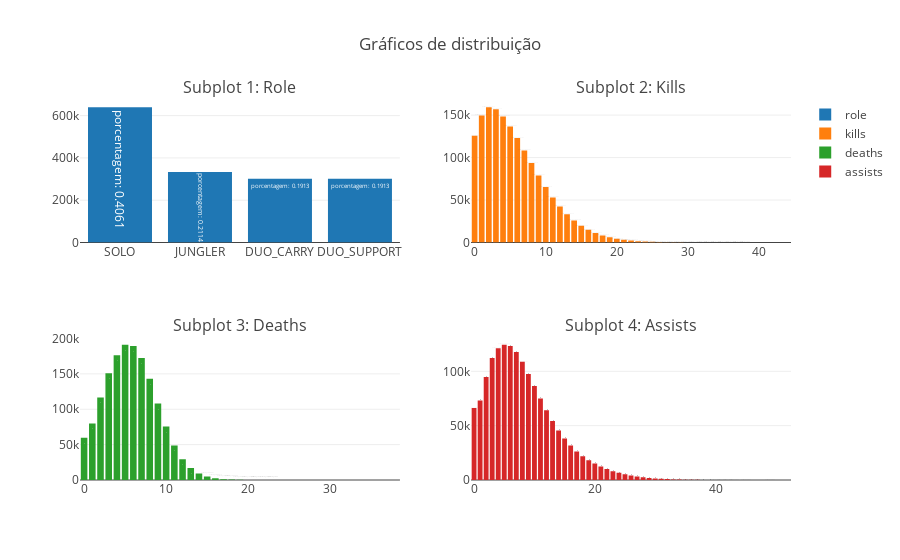

Here is the notebook cell this chart was saved with:
### Markdown cell above
### Explorando Valores dos Jogadores

Vamos começar averiguando os atributos mais interessantes dos jogadores: `role`, `kills`, `deaths`, `assists`, `visionscore`, `totminionskilled`.

### Code cell
keys_role = df_players['role'].value_counts().keys().tolist()
counts_role = df_players['role'].value_counts().tolist()
total_role = sum(counts_role)
rates_role = [x/total_role for x in counts_role]

keys_kills = df_players['kills'].value_counts().keys().tolist()
counts_kills = df_players['kills'].value_counts().tolist()
total_kills = sum(counts_kills)
rates_kills = [x/total_kills for x in counts_kills]

keys_deaths = df_players['deaths'].value_counts().keys().tolist()
counts_deaths = df_players['deaths'].value_counts().tolist()
total_deaths = sum(counts_deaths)
rates_deaths = [x/total_deaths for x in counts_deaths]

keys_assists = df_players['assists'].value_counts().keys().tolist()
counts_assists = df_players['assists'].value_counts().tolist()
total_assists = sum(counts_assists)
rates_assists = [x/total_assists for x in counts_assists]

trace1 = go.Bar(x=keys_role, y=counts_role, name='role', text=['porcentagem: ' + str(round(x,4)) for x in rates_role])
trace2 = go.Bar(x=keys_kills, y=counts_kills, name='kills', text=['porcentagem: ' + str(round(x,4)) for x in rates_kills])
trace3 = go.Bar(x=keys_deaths, y=counts_deaths, name='deaths', text=['porcentagem: ' + str(round(x,4)) 
                                                                     for x in rates_deaths])
trace4 = go.Bar(x=keys_assists, y=counts_assists, name='assists', text=['porcentagem: ' + str(round(x,4)) 
                                                                        for x in rates_assists])

fig = tools.make_subplots(rows=2, cols=2, subplot_titles=('Subplot 1: Role', 'Subplot 2: Kills', 'Subplot 3: Deaths', 
                                                          'Subplot 4: Assists'))

fig.append_trace(trace1, 1, 1)
fig.append_trace(trace2, 1, 2)
fig.append_trace(trace3, 2, 1)
fig.append_trace(trace4, 2, 2)

fig['layout'].update(title='Gráficos de distribuição')

plotly.offline.iplot(figure_or_data=fig)

### Figure 1 — Plotly figure (JSON) as saved in the notebook; plotly's stock layout.template omitted (floating-point values rounded to 4 significant figures)
{"data": [{"name": "role", "text": ["porcentagem: 0.4061", "porcentagem: 0.2114", "porcentagem: 0.1913", "porcentagem: 0.1913"], "type": "bar", "uid": "8f16c3f6-f290-11e8-82e7-5cc9d34d5aa2", "x": ["SOLO", "JUNGLER", "DUO_CARRY", "DUO_SUPPORT"], "xaxis": "x", "y": [640126, 333185, 301553, 301553], "yaxis": "y"}, {"name": "kills", "text": ["porcentagem: 0.1011", "porcentagem: 0.0995", "porcentagem: 0.0948", "porcentagem: 0.0941", "porcentagem: 0.0867", "porcentagem: 0.0797", "porcentagem: 0.0781", "porcentagem: 0.0687", "porcentagem: 0.0593", "porcentagem: 0.0501", "porcentagem: 0.0414", "porcentagem: 0.0337", "porcentagem: 0.027", "porcentagem: 0.0212", "porcentagem: 0.0164", "porcentagem: 0.0125", "porcentagem: 0.0095", "porcentagem: 0.0071", "porcentagem: 0.0053", "porcentagem: 0.004", "porcentagem: 0.0028", "porcentagem: 0.002", "porcentagem: 0.0015", "porcentagem: 0.001", "porcentagem: 0.0007", "porcentagem: 0.0005", "porcentagem: 0.0003", "porcentagem: 0.0002", "porcentagem: 0.0002", "porcentagem: 0.0001", "porcentagem: 0.0001", "porcentagem: 0.0001", "porcentagem: 0.0", "porcentagem: 0.0", "porcentagem: 0.0", "porcentagem: 0.0", "porcentagem: 0.0", "porcentagem: 0.0", "porcentagem: 0.0", "porcentagem: 0.0", "porcentagem: 0.0", "porcentagem: 0.0", "porcentagem: 0.0", "porcentagem: 0.0"], "type": "bar", "uid": "8f17a960-f290-11e8-82e7-5cc9d34d5aa2", "x": [2, 3, 1, 4, 5, 0, 6, 7, 8, 9, 10, 11, 12, 13, 14, 15, 16, 17, 18, 19, 20, 21, 22, 23, 24, 25, 26, 27, 28, 29, 30, 31, 32, 33, 34, 35, 37, 36, 38, 39, 41, 43, 40, 44], "xaxis": "x2", "y": [159392, 156817, 149454, 148286, 136649, 125664, 123098, 108311, 93536, 78966, 65341, 53072, 42530, 33351, 25914, 19742, 15043, 11256, 8350, 6248, 4455, 3207, 2406, 1605, 1156, 807, 551, 389, 247, 192, 113, 96, 58, 46, 22, 17, 9, 7, 6, 4, 1, 1, 1, 1], "yaxis": "y2"}, {"name": "deaths", "text": ["porcentagem: 0.1214", "porcentagem: 0.1202", "porcentagem: 0.1118", "porcentagem: 0.1093", "porcentagem: 0.0957", "porcentagem: 0.0907", "porcentagem: 0.074", "porcentagem: 0.0685", "porcentagem: 0.0507", "porcentagem: 0.0479", "porcentagem: 0.0378", "porcentagem: 0.0309", "porcentagem: 0.0186", "porcentagem: 0.0107", "porcentagem: 0.0057", "porcentagem: 0.0031", "porcentagem: 0.0015", "porcentagem: 0.0007", "porcentagem: 0.0004", "porcentagem: 0.0002", "porcentagem: 0.0001", "porcentagem: 0.0", "porcentagem: 0.0", "porcentagem: 0.0", "porcentagem: 0.0", "porcentagem: 0.0", "porcentagem: 0.0", "porcentagem: 0.0", "porcentagem: 0.0", "porcentagem: 0.0", "porcentagem: 0.0"], "type": "bar", "uid": "8f18c1b0-f290-11e8-82e7-5cc9d34d5aa2", "x": [5, 6, 4, 7, 3, 8, 2, 9, 1, 10, 0, 11, 12, 13, 14, 15, 16, 17, 18, 19, 20, 21, 22, 23, 26, 24, 25, 33, 27, 28, 38], "xaxis": "x3", "y": [191309, 189457, 176312, 172322, 150843, 142985, 116615, 107963, 79956, 75506, 59580, 48771, 29385, 16935, 9056, 4820, 2405, 1141, 586, 247, 112, 61, 22, 10, 5, 3, 3, 2, 2, 2, 1], "yaxis": "y3"}, {"name": "assists", "text": ["porcentagem: 0.079", "porcentagem: 0.0782", "porcentagem: 0.077", "porcentagem: 0.0747", "porcentagem: 0.0712", "porcentagem: 0.069", "porcentagem: 0.0619", "porcentagem: 0.0602", "porcentagem: 0.0548", "porcentagem: 0.0475", "porcentagem: 0.0464", "porcentagem: 0.042", "porcentagem: 0.0407", "porcentagem: 0.0344", "porcentagem: 0.0289", "porcentagem: 0.0243", "porcentagem: 0.0202", "porcentagem: 0.0166", "porcentagem: 0.0139", "porcentagem: 0.0115", "porcentagem: 0.0096", "porcentagem: 0.0078", "porcentagem: 0.0064", "porcentagem: 0.0051", "porcentagem: 0.0042", "porcentagem: 0.0034", "porcentagem: 0.0027", "porcentagem: 0.0021", "porcentagem: 0.0016", "porcentagem: 0.0012", "porcentagem: 0.0009", "porcentagem: 0.0007", "porcentagem: 0.0005", "porcentagem: 0.0004", "porcentagem: 0.0003", "porcentagem: 0.0002", "porcentagem: 0.0001", "porcentagem: 0.0001", "porcentagem: 0.0001", "porcentagem: 0.0001", "porcentagem: 0.0", "porcentagem: 0.0", "porcentagem: 0.0", "porcentagem: 0.0", "porcentagem: 0.0", "porcentagem: 0.0", "porcentagem: 0.0", "porcentagem: 0.0", "porcentagem: 0.0", "porcentagem: 0.0", "porcentagem: 0.0", "porcentagem: 0.0", "porcentagem: 0.0"], "type": "bar", "uid": "8f19be12-f290-11e8-82e7-5cc9d34d5aa2", "x": [5, 6, 4, 7, 3, 8, 9, 2, 10, 11, 1, 0, 12, 13, 14, 15, 16, 17, 18, 19, 20, 21, 22, 23, 24, 25, 26, 27, 28, 29, 30, 31, 32, 33, 34, 35, 36, 37, 38, 39, 40, 41, 42, 43, 49, 45, 47, 44, 46, 52, 48, 50, 51], "xaxis": "x4", "y": [124566, 123281, 121334, 117737, 112259, 108745, 97533, 94866, 86454, 74943, 73148, 66213, 64215, 54285, 45631, 38261, 31805, 26198, 21865, 18074, 15142, 12318, 10114, 8088, 6657, 5291, 4203, 3324, 2519, 1902, 1440, 1089, 847, 566, 451, 308, 227, 168, 107, 80, 53, 50, 21, 14, 5, 5, 4, 3, 3, 2, 1, 1, 1], "yaxis": "y4"}], "layout": {"annotations": [{"font": {"size": 16}, "showarrow": false, "text": "Subplot 1: Role", "x": 0.225, "xanchor": "center", "xref": "paper", "y": 1, "yanchor": "bottom", "yref": "paper"}, {"font": {"size": 16}, "showarrow": false, "text": "Subplot 2: Kills", "x": 0.775, "xanchor": "center", "xref": "paper", "y": 1, "yanchor": "bottom", "yref": "paper"}, {"font": {"size": 16}, "showarrow": false, "text": "Subplot 3: Deaths", "x": 0.225, "xanchor": "center", "xref": "paper", "y": 0.375, "yanchor": "bottom", "yref": "paper"}, {"font": {"size": 16}, "showarrow": false, "text": "Subplot 4: Assists", "x": 0.775, "xanchor": "center", "xref": "paper", "y": 0.375, "yanchor": "bottom", "yref": "paper"}], "title": "Gráficos de distribuição", "xaxis": {"anchor": "y", "domain": [0, 0.45]}, "xaxis2": {"anchor": "y2", "domain": [0.55, 1]}, "xaxis3": {"anchor": "y3", "domain": [0, 0.45]}, "xaxis4": {"anchor": "y4", "domain": [0.55, 1]}, "yaxis": {"anchor": "x", "domain": [0.625, 1]}, "yaxis2": {"anchor": "x2", "domain": [0.625, 1]}, "yaxis3": {"anchor": "x3", "domain": [0, 0.375]}, "yaxis4": {"anchor": "x4", "domain": [0, 0.375]}}}
